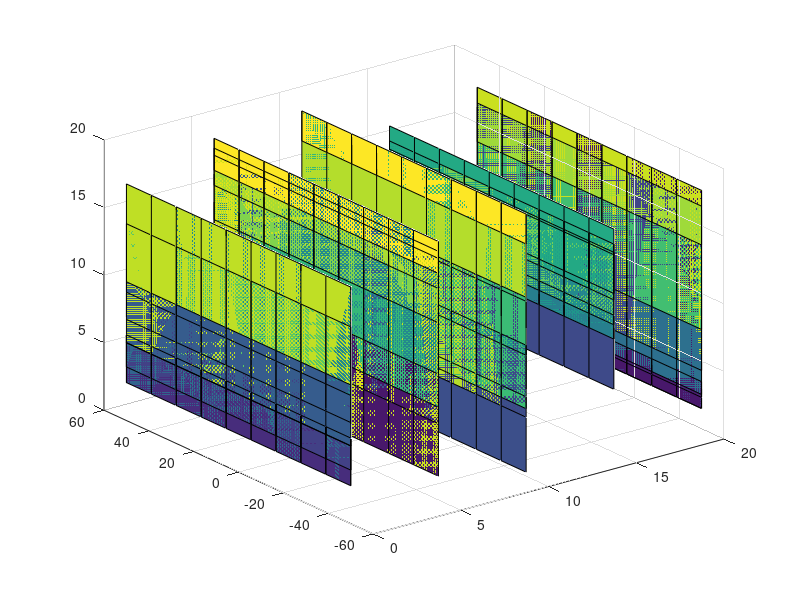

MATLAB code to generate this figure:
time_points = 0:5:20; % 每隔5小时的时刻

% 对于每个时间点，我们有一个功率（P-Q）的可行域，这里我们用随机数据来模拟
for k = 1:length(time_points)
    % 生成P-Q的可行域，这里使用随机数据来模拟
    P = linspace(-50, 50, 10); % 有功功率的范围
    Q = rand(10, 1) * 20; % 无功功率的范围，随机数
    
    % 创建一个网格，这样每个P值都会对应一个Q值数组
    [P, Q] = meshgrid(P, Q);
    
    % 时刻对应的Z轴坐标值
    T = time_points(k) * ones(size(P));
    
    % 绘制三维表面图，每个表面图对应一个时刻
    surf(T, P, Q)
    
    % 保持图形，以便在同一图中绘制多个图层
    hold on
end